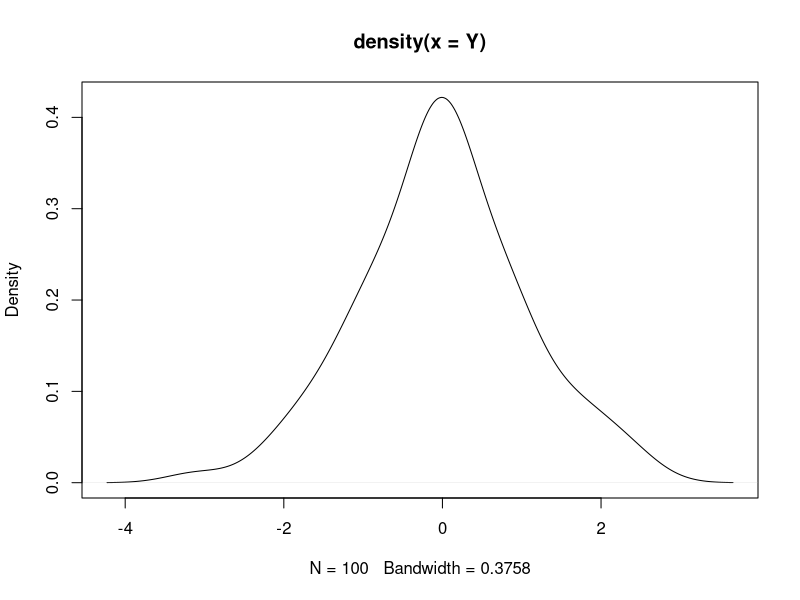
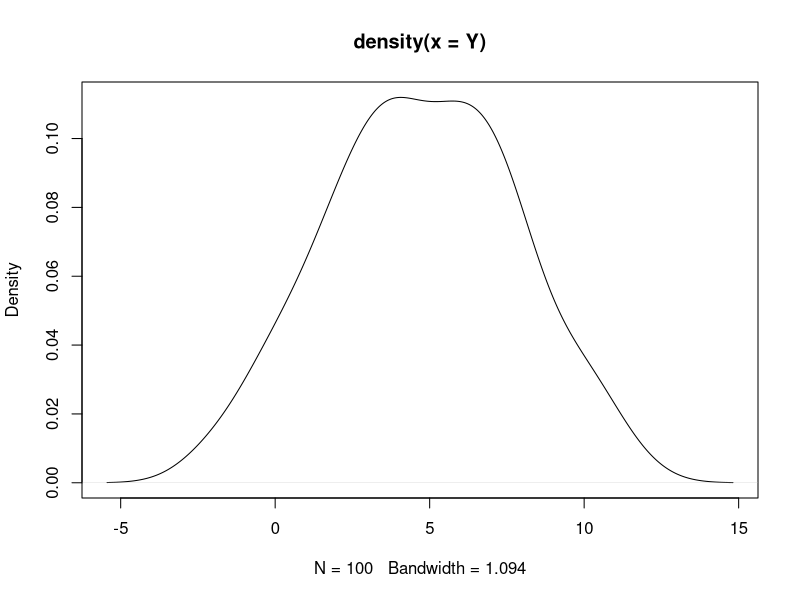
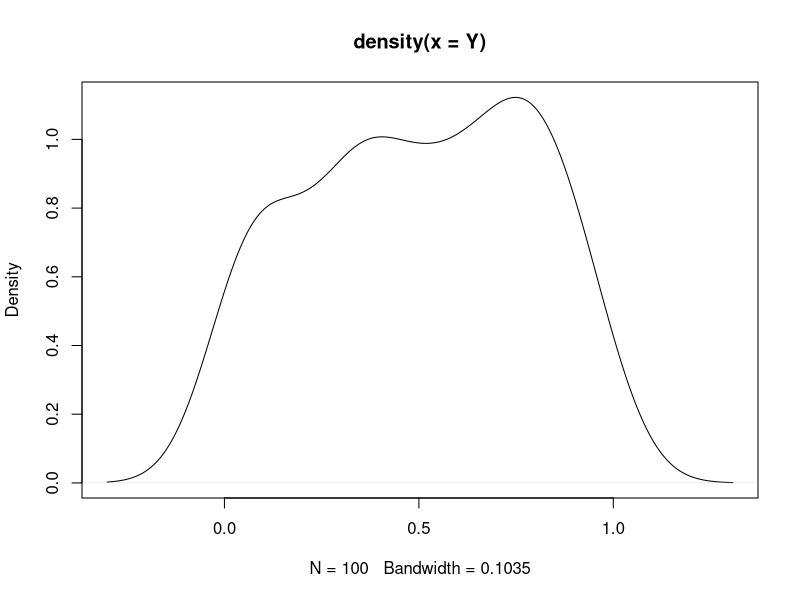
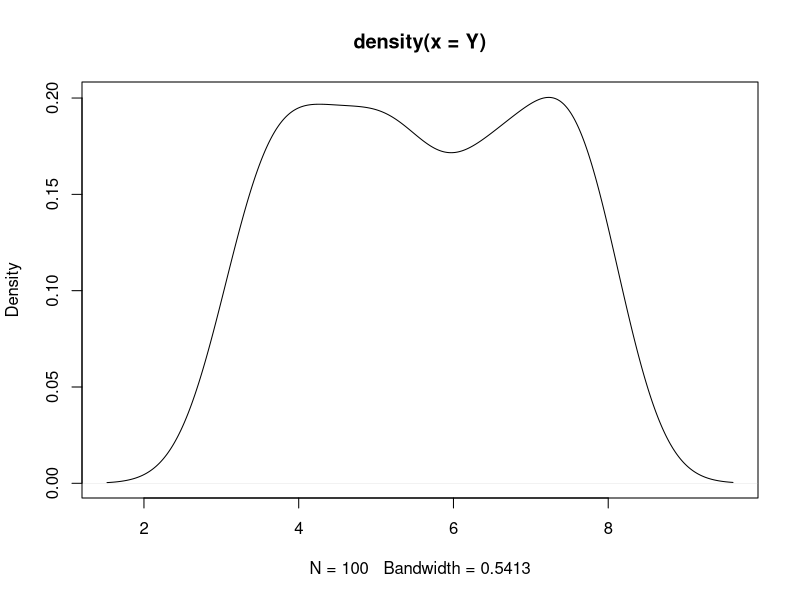
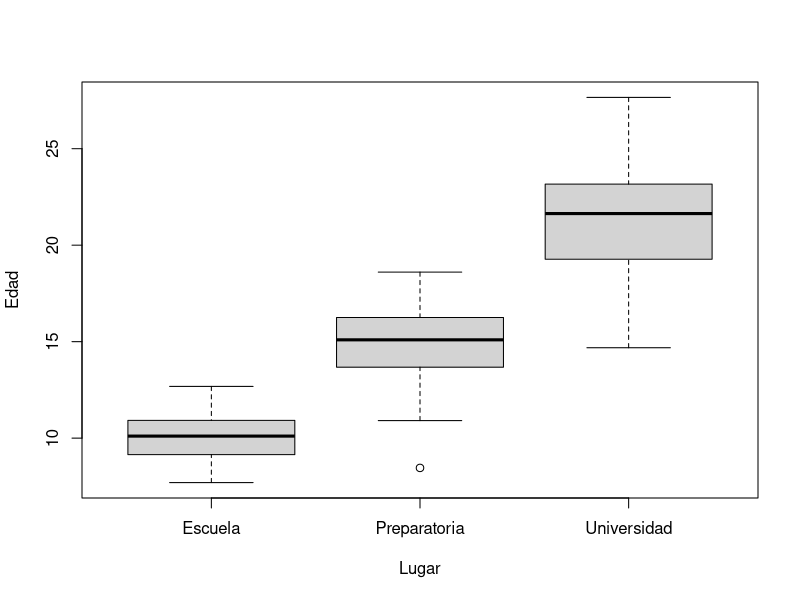
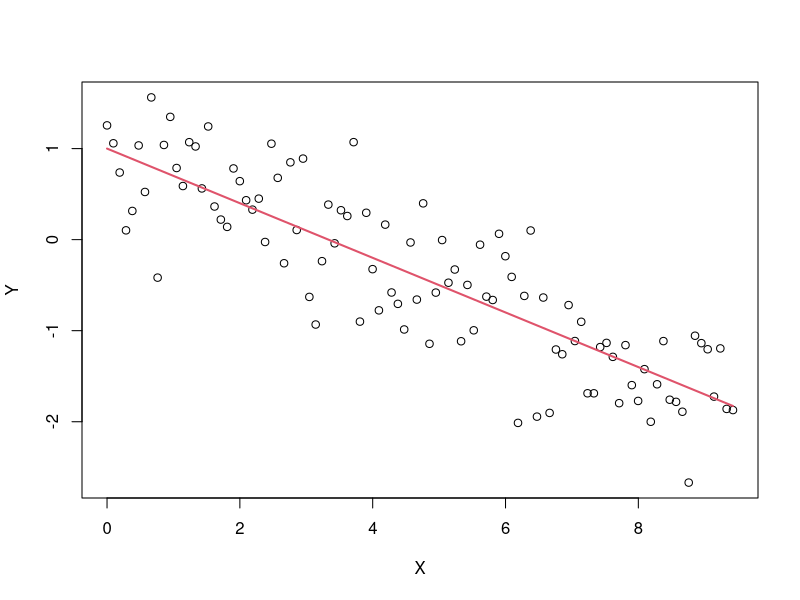
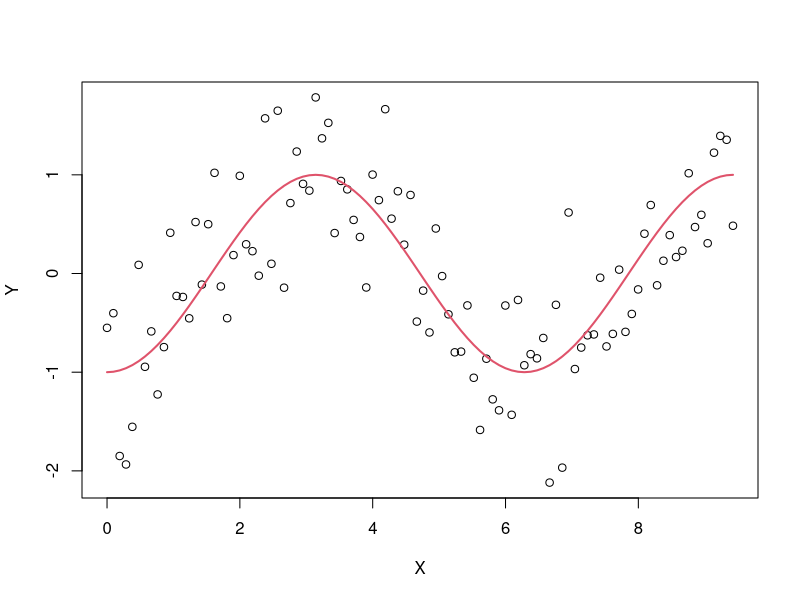

Write the R code that produced these figures, in order.
Y <- rnorm(100)


plot(density(Y))


Y <- rnorm(100, 5, 3)


plot(density(Y))

Y <- runif(100)

plot(density(Y))

Y <- runif(100, 3, 8)
plot(density(Y))           


data.frame(
  Edad = rnorm(50, 10, 1.2),
  Lugar = 'Escuela'
) -> escuela

data.frame(
  Edad = rnorm(45, 15, 1.9),
  Lugar = 'Preparatoria'
) -> prepa

data.frame(
  Edad = rnorm(80, 21, 2.5),
  Lugar = 'Universidad'
) -> universidad

rbind(escuela, prepa, universidad) -> edad_lugar

boxplot(Edad ~ Lugar, data = edad_lugar)

#modelo lineal
X <- seq(0, 3*pi , length.out = 100)
Y <- -0.3*X + 1 + rnorm(100, 0, 0.5)
Z <- -0.3*X + 1 

data.frame(X,Y,Z) -> datos_lineal

plot(Y ~ X , data=datos_lineal)
lines(Z ~ X, data = datos_lineal, col = 2, lwd = 2)

#modelo NO - lineal
X <- seq(0, 3*pi , length.out = 100)
Y <- -cos(X) + rnorm(100, 0, 0.5)
Z <- -cos(X)

data.frame(X,Y,Z) -> datos_no_lineal

plot(Y ~ X , data=datos_no_lineal)
lines(Z ~ X, data = datos_no_lineal, col = 2, lwd = 2)





















